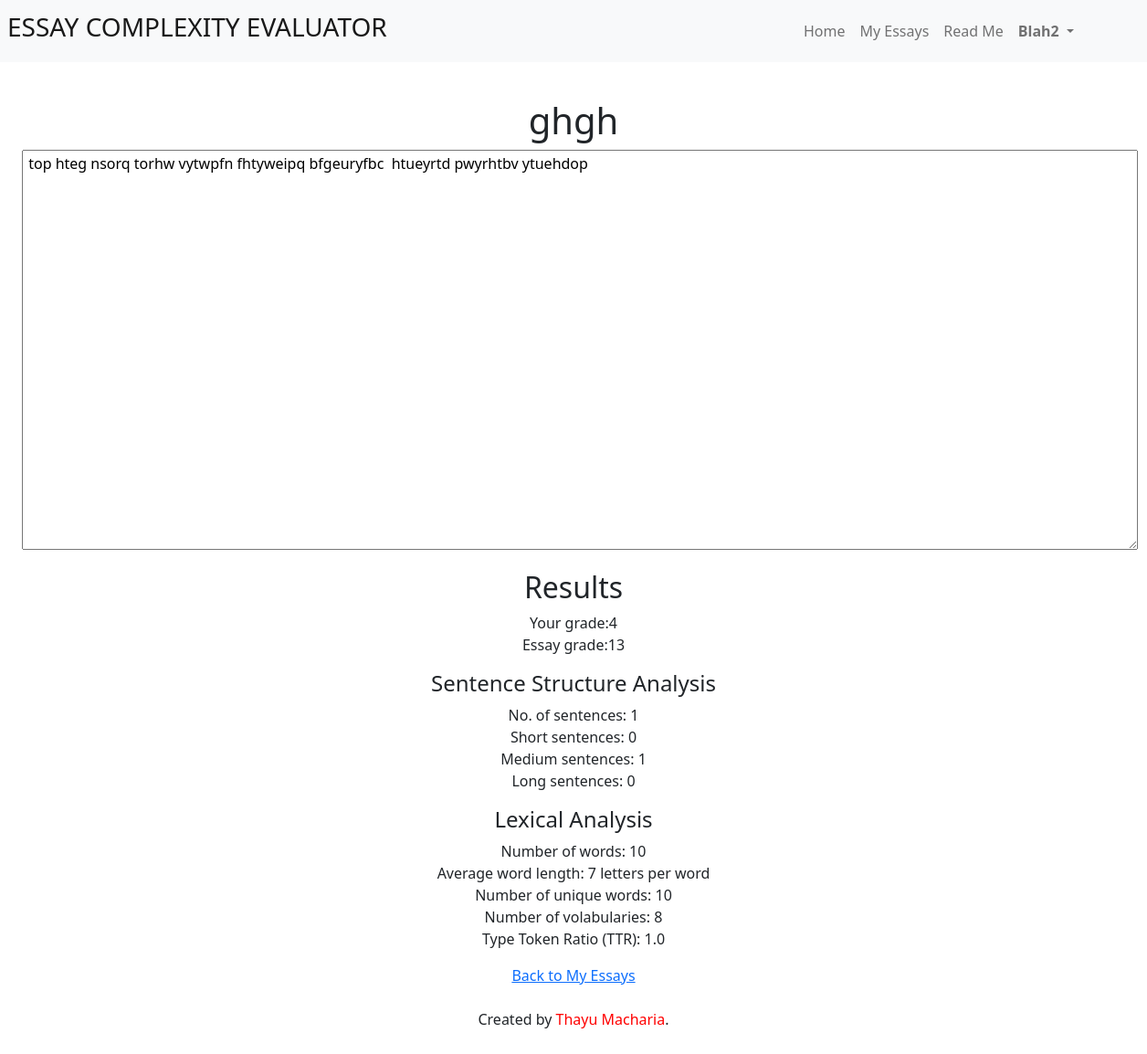
/view_essay/ghgh (signed in), run on the app's committed database.
### tables this page shows
CREATE TABLE "myessays" (
	"essayID"	INTEGER,
	"userID"	INTEGER,
	"title"	TEXT,
	"content"	TEXT,
	"studentgrade"	INTEGER,
	"essaygrade"	INTEGER,
	"timestamp"	NUMERIC NOT NULL,
	PRIMARY KEY("essayID" AUTOINCREMENT)
);

CREATE TABLE "analysis_results" (
	"essayID"	INTEGER NOT NULL,
	"userID"	INTEGER,
	"title"	TEXT NOT NULL,
	"no_sentences"	INTEGER NOT NULL,
	"short"	INTEGER,
	"medium"	INTEGER,
	"long"	INTEGER,
	"no_word"	INTEGER,
	"word_len"	INTEGER,
	"unique_words"	INTEGER,
	"vocab"	INTEGER,
	"ttr"	REAL
);

### app.py (the view)
@app.route("/view_essay/<string:essay_title>")
@login_required
def view_essay(essay_title):
    user_id = session["user_id"]
    essays = db.execute("SELECT content, studentgrade, essaygrade FROM myessays WHERE title = ?", essay_title)
    results = db.execute("SELECT no_sentences, short, medium, long, no_word, word_len, unique_words, vocab, ttr FROM analysis_results WHERE title = ?", essay_title)
    return render_template("view_essay.html", essay_title=essay_title, essays=essays, results=results)

### app.py (called while the page is built)
@app.after_request
def after_request(response):
    response.headers["Cache-Control"] = "no-cache, no-store, must-revalidate"
    response.headers["Expires"] = 0
    response.headers["Pragma"] = "no-cache"
    return response

def login_required(f):
    @wraps(f)
    def decorated_function(*args, **kwargs):
        if session.get("user_id") is None:
            return redirect("/login")
        return f(*args, **kwargs)
    return decorated_function

### templates/view_essay.html (shortened to what this page needs)
{% extends "layout.html" %}
{% block main %}
{% for essay in essays %}
    <h1>{{ essay_title }}</h1>
    <textarea id="essay" name="essay" rows="18" cols="130"> {{ essay["content"] }} </textarea>
    <p>
        <h2>Results</h2>
        Your grade:{{  essay["studentgrade"] }}<br>
        Essay grade:{{ essay["essaygrade"] }}
    </p>
{% endfor %}
{% for result in results %}
    <p>
        <h4>Sentence Structure Analysis</h4>
        No. of sentences: {{ result["no_sentences"] }} <br>
        Short sentences: {{ result["short"] }} <br>
        Medium sentences: {{ result["medium"] }} <br>
        Long sentences: {{ result["long"] }}<br>
    </p>
    <p>
        <h4>Lexical Analysis</h4>
        Number of words: {{ result["no_word"] }} <br>
        Average word length: {{ result["word_len"] }}
        letters per word <br>
        Number of unique words: {{ result["unique_words"] }} <br>
        Number of volabularies: {{ result["vocab"] }} <br>
        Type Token Ratio (TTR): {{ result["ttr"] }} </p>
{% endfor %}
<a href="/myessays">Back to My Essays</a>
{% endblock %}

### data on the page
myessays: title "ghgh", essay "top hteg nsorq torhw vytwpfn fhtyweipq bfgeuryfbc htueyrtd pwyrhtbv ytuehdop", studentgrade "4", essaygrade "13"
analysis_results: no_sentences "1", short "0", medium "1", long "0", no_word "10", word_len "7", unique_words "10", vocab "8", ttr "1.0"

### other printed values
{{ session["user_name"].capitalize() }} "Blah2"
